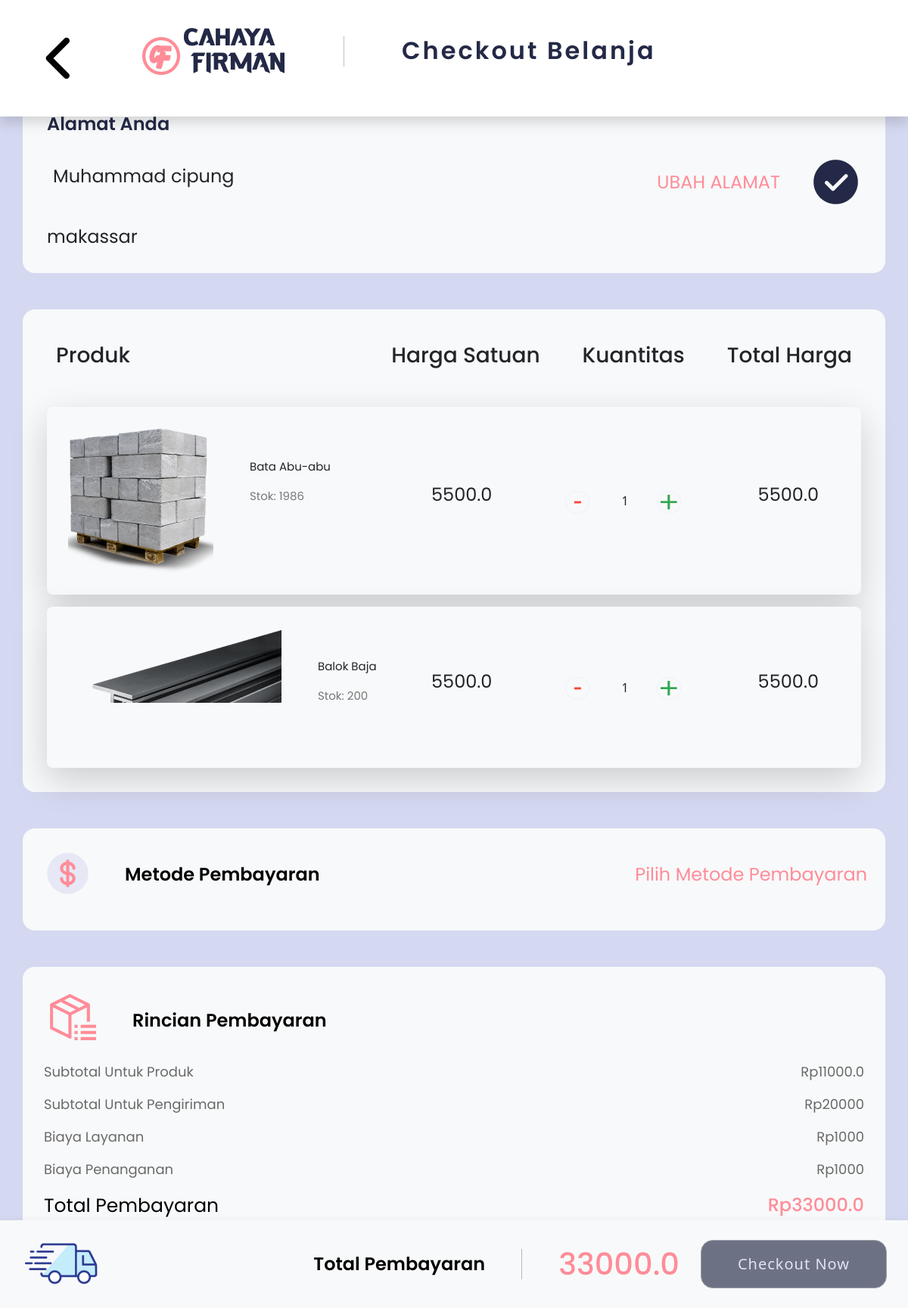
The page /Checkout (signed in) on the database as committed earlier.
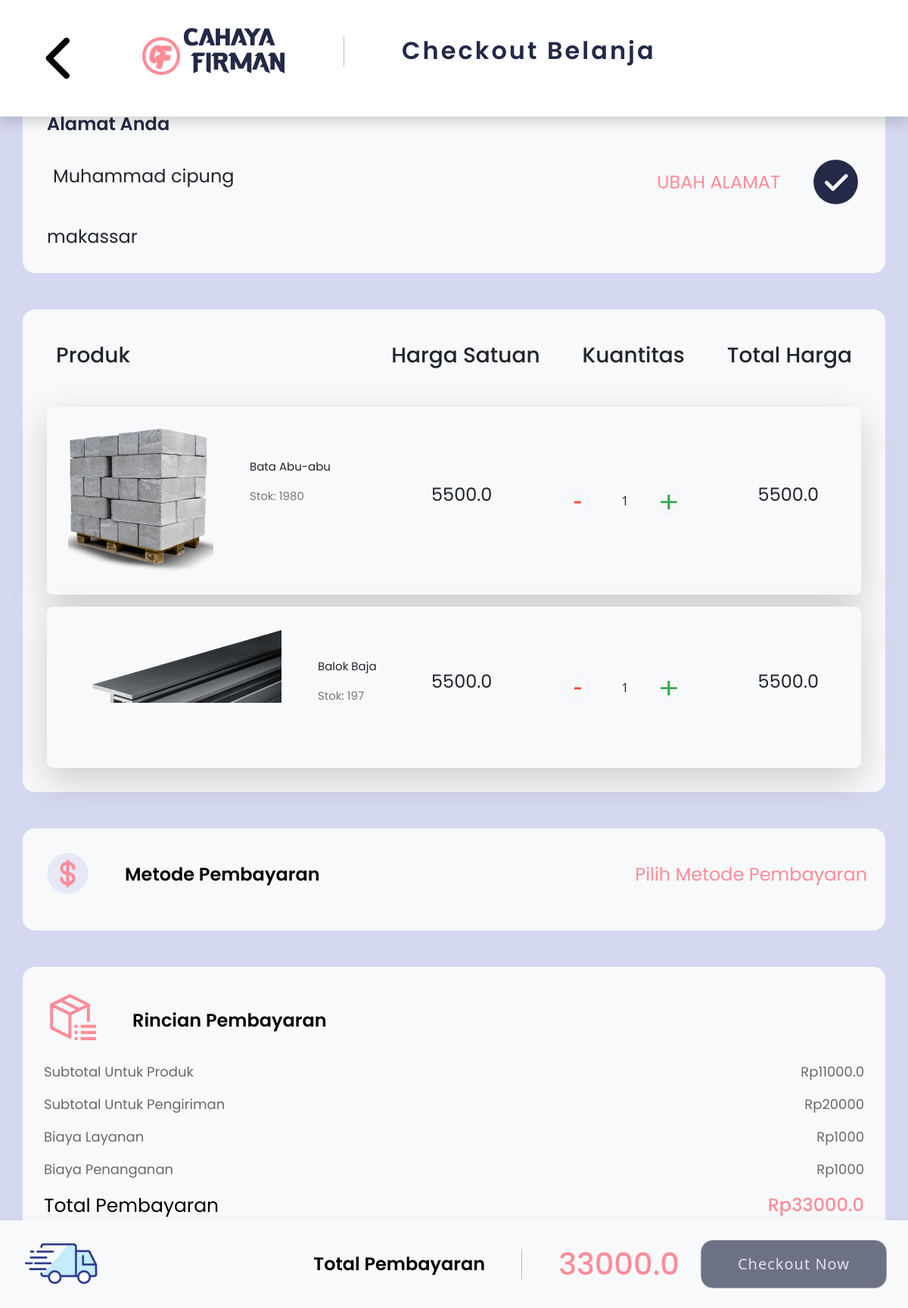
The same page on the database as committed later.
### models/order_items.py (models this page shows)
class Order_items(db.Model):
    __tablename__ = 'order_items'
    id_order_item = db.Column(db.Integer, primary_key=True)
    id_product = db.Column(db.Integer, db.ForeignKey('product.id_product',name='fk_order_product'))  # Foreign key ke tabel Products
    id_session = db.Column(db.Integer, db.ForeignKey('session.id_session', name='fk_order_session'))  # Foreign key ke tabel session
    quantity = db.Column(db.Integer, nullable=False, default=1)
    product = db.relationship('Product', backref='order_items')
    session = db.relationship('session', back_populates='order_items')

### models/product.py (models this page shows)
class Product(db.Model):
    __tablename__ = 'product'
    id_product = db.Column(db.Integer, primary_key=True)
    name = db.Column(db.String(100))
    desc = db.Column(db.String(100))
    category = db.Column(db.String(100))
    quantityInStock = db.Column(db.Integer)
    price = db.Column(db.Float)
    picture = db.Column(db.String(100))

### app.py (the view)
@app.route("/Checkout", methods=["GET", "POST"])
@login_required
def Checkout():
    if  current_user.is_authenticated and current_user.is_admin:
            flash("You need to log in as a user to access this page.", "danger")
            abort(403)
    if current_user.session is None or not any(sess.is_active for sess in current_user.session):
        new_session = session(id_user=current_user.id_user, total=0)
        db.session.add(new_session)
        db.session.commit()
    active_session = next(sess for sess in current_user.session if sess.is_active)
    if active_session:
        order_items = Order_items.query.filter_by(id_session=active_session.id_session).all()
        total_price = sum(order_item.quantity * order_item.product.price for order_item in order_items)
        SubPengiriman = 20000
        layanan = 1000
        Penanganan = 1000
        overall_pay = total_price + SubPengiriman + layanan + Penanganan
        return render_template("Checkout.html", user=current_user, order_items=order_items, total_price=total_price, overall_pay=overall_pay)
    flash("No active session to checkout", "danger")
    return redirect(url_for("keranjang"))

### app.py (called while the page is built)
@login_manager.user_loader
def load_user(user_id):
    return User.query.get(int(user_id))

### templates/Checkout.html (shortened to what the changed rows need)
<!DOCTYPE html>
<html>
<head>
    <link rel="stylesheet" type="text/css" href="{{ url_for('static', filename='css/CheckoutUI.css') }}">
    <link href="https://cdn.jsdelivr.net/npm/bootstrap@5.3.2/dist/css/bootstrap.min.css" rel="stylesheet">
</head>
<body style="background-color: #D4D8F0;">
  <div class="d-flex flex-row bg-white shadow fixed-top">
    <div class="p-2"> <h1 class="topnav-hd">Checkout Belanja</h1></div>
  </div>
<div class="container mt-5 p-3 bg-light rounded-4">
  {% for order_item in order_items %}
  <div class=".container m-3 bg-light rounded-3 shadow-lg">
    <div class="d-flex bd-highlight mb-3">
      <div class="p-2 bd-highlight"><img src="{{ url_for('static', filename='unggah/' + order_item.product.picture) }}" alt="item" class="item-img"></div>
      <div class="me-auto py-5 bd-highlight">
        <div class="col-offset-1"><p class="item-name">{{ order_item.product.name }}</p></div>
        <div class='col-offset-1'><p class="item-stock">Stok: {{ order_item.product.quantityInStock }}</p></div>
      </div>
      <div class="p-2 me-5 bd-highlight align-self-center"><p class="item-price">{{ order_item.product.price }}</p></div>
      <div class="p-2 me-5 bd-highlight align-self-center"><div class="row align-items-center">
        <div class="col">
          <form  method="POST" action="{{ url_for('update_checkout', id_order_item=order_item.id_order_item)}}" >
            <button type="submit" name="minus" class="btn btn-light">
          <img src="{{ url_for('static', filename='asset/ic_baseline-plus.png') }}" alt="min" class="min-item">
            </button>
        </form>
        </div>
        <div class="col">
          {{ order_item.quantity }}
        </div>
        <div class="col">
          <form  method="POST" action="{{ url_for('update_checkout', id_order_item=order_item.id_order_item)}}">
            <button type="submit" name="plus" class="btn btn-light">
          <img src="{{ url_for('static', filename='asset/ic_baseline-plus (1).png') }}" alt="add" class="add-item">
            </button>
        </form>
        </div>
      </div></div>
      <div class="p-2 me-5 bd-highlight align-self-center"><p class="total-item-price">{{ order_item.quantity * order_item.product.price }}</p></div>
    </div>
  </div>
  {% endfor %}
</div>
</body>
</html>

Rows that differ between the two databases and show on the page:
changed through a linked row, Order_items "Bata Abu-abu": product.quantityInStock "1986" → "1980"
changed through a linked row, Order_items "Balok Baja": product.quantityInStock "200" → "197"
